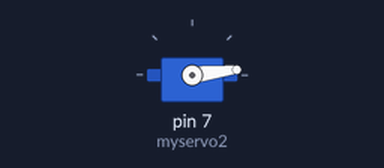
A sketch run on a simulated Arduino Uno, built with avr-gcc and run on an emulated ATmega328P. Shown: servo.

Above: at 0.05 s.
At 0.85 s:
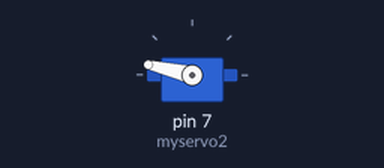
At 1.2 s:
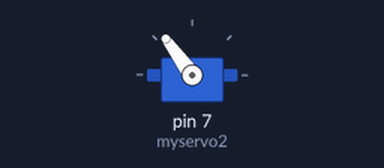
At 1.7 s:
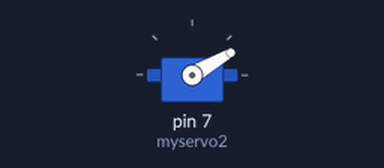
Timing chart, 0 to 4.2 s (numbered marks = the images above):
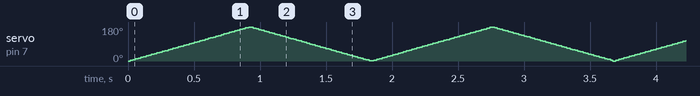

The sketch:

servo_test.ino
```cpp
#include <Servo.h>


//Servo myservo1;
Servo myservo2;
int pos = 0;
int deg1 = 180;
int deg2 = 180;

void setup() {
//  myservo1.attach(6);
  myservo2.attach(7);
}

void loop() {
//  for (pos = 0; pos <= deg1; pos += 1) {
//    myservo1.write(pos);
//    delay(5);
//  }
//  for (pos = deg1; pos >= 0; pos -= 1) {
//    myservo1.write(pos);
//    delay(5);
//  }
  for (pos = 0; pos <= deg2; pos += 1) {
    myservo2.write(pos);
    delay(5);
  }
  for (pos = deg2; pos >= 0; pos -= 1) {
    myservo2.write(pos);
    delay(5);
  }
}
```
